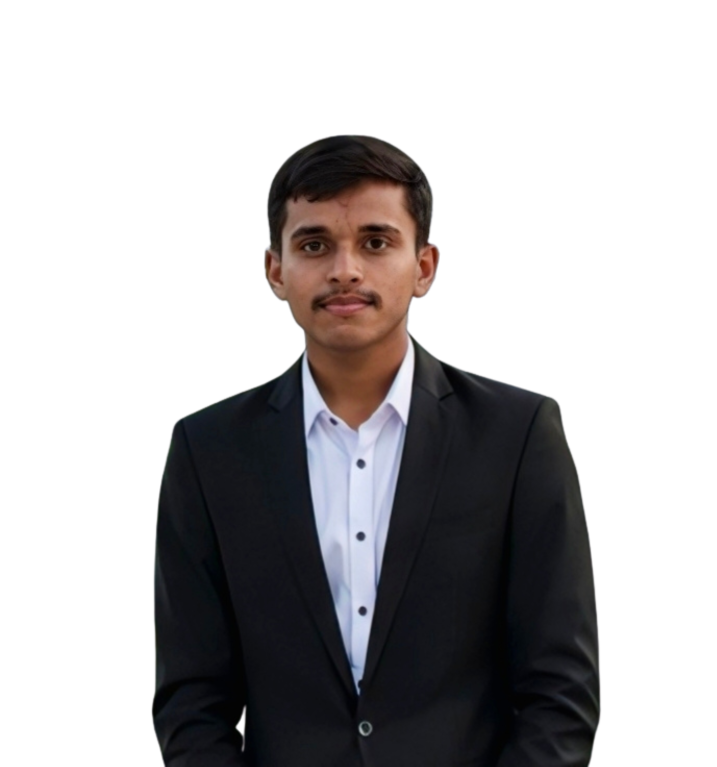
#> input picture Image 1.png, 2150 x 2300 px, found by its file name (shown at 1/3 size)
$ python generate_assets.py
#> lines starting #> are read from the running program, lines starting #| are printed output that depends on the picture; after the words box and inside, x2 and y2 are one past the last pixel; in counts of white or black regions, pixels touching at a corner belong together
import sys
sys.path.insert(0, r"E:\python_libs")
import os
from PIL import Image, ImageDraw, ImageFilter
import numpy as np

PUBLIC_DIR = r"E:\Freelance\3D2 portfolio\public"

# ── 1. Fix transparent profile image ──────────────────────────────────────────
print("Processing profile image...")
img = Image.open(r"E:\Freelance\3D2 portfolio\Image 1.png").convert("RGBA")
data = np.array(img, dtype=np.float64)
r, g, b, a = data[:,:,0], data[:,:,1], data[:,:,2], data[:,:,3]
#> a: shape (2300, 2150) float64; every value is 255
# Remove white/near-white background
white = (r > 240) & (g > 240) & (b > 240)
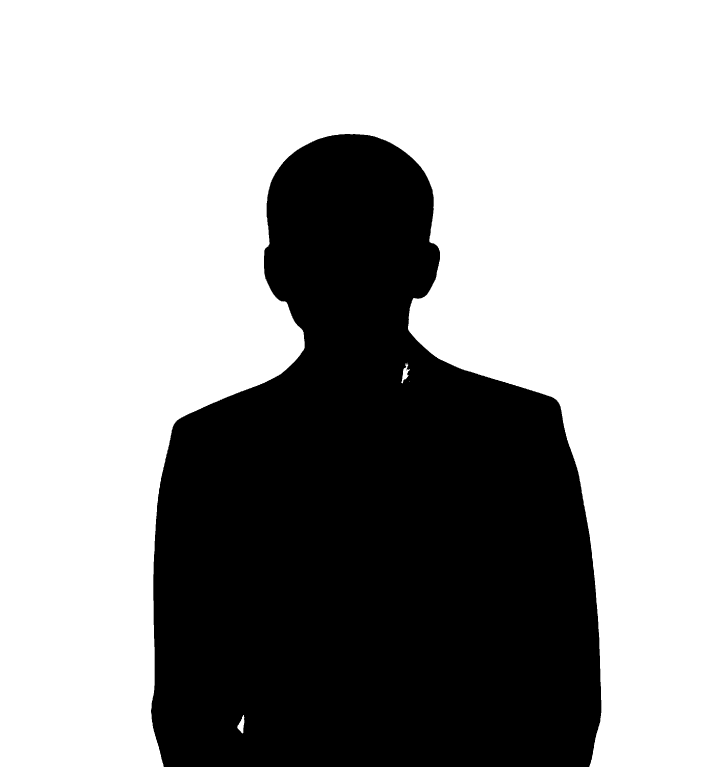
#> white: shape (2300, 2150) bool (shown at 1/3 size); 63.8% white; 1 black region, box (x1, y1, x2, y2) and area: (453, 402, 1804, 2300) 1788970
data[:, :, 3][white] = 0
# Feather edges
near = (r > 200) & (g > 200) & (b > 200) & (~white)
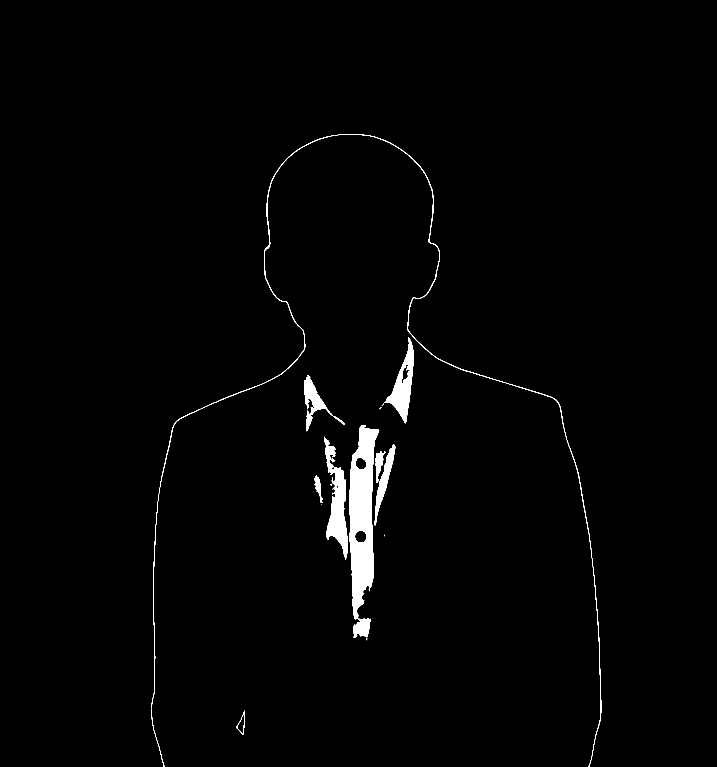
#> near: shape (2300, 2150) bool (shown at 1/3 size); 1.4% white; 22 white regions (11 under 20 px), largest, box (x1, y1, x2, y2) and area: (1048, 1275, 1138, 1913) 32985, (972, 1310, 1043, 1680) 11064, (455, 402, 1804, 2300) 8217
bright = (r[near] + g[near] + b[near]) / 3.0
data[:, :, 3][near] = np.clip(((255.0 - bright) / 55.0) * 255.0, 0, 255)
out = Image.fromarray(data.astype(np.uint8))
out.save(os.path.join(PUBLIC_DIR, "profile-transparent.png"), "PNG")
print("  ✓ profile-transparent.png saved")


# ── 2. Priora dashboard background ───────────────────────────────────────────
print("Creating Priora background...")
W, H = 1200, 700
img = Image.new("RGB", (W, H), "#050810")
#> img: PIL image 1200x700 RGB
draw = ImageDraw.Draw(img)

# Gradient base
for y in range(H):
    t = y / H
    r_v = int(5 + 8*t)
    g_v = int(8 + 12*t)
    b_v = int(16 + 25*t)
    draw.line([(0,y),(W,y)], fill=(r_v, g_v, b_v))

# Blue glow blobs
glow_img = Image.new("RGBA", (W, H), (0,0,0,0))
#> glow_img: PIL image 1200x700 RGBA; every value is 0
gd = ImageDraw.Draw(glow_img)
# Left glow
for r_off in range(200, 0, -20):
    alpha = int(15 * (1 - r_off/200))
    gd.ellipse([100-r_off, 180-r_off, 100+r_off, 180+r_off], fill=(30, 100, 255, alpha))
# Right glow
for r_off in range(180, 0, -20):
    alpha = int(12 * (1 - r_off/180))
    gd.ellipse([900-r_off, 400-r_off, 900+r_off, 400+r_off], fill=(80, 40, 200, alpha))
glow_blurred = glow_img.filter(ImageFilter.GaussianBlur(radius=60))
img.paste(Image.alpha_composite(img.convert("RGBA"), glow_blurred).convert("RGB"))

# UI grid lines
draw = ImageDraw.Draw(img)
for x in range(0, W, 60):
    draw.line([(x, 0), (x, H)], fill=(255, 255, 255, 8), width=1)
for y in range(0, H, 60):
    draw.line([(0, y), (W, y)], fill=(255, 255, 255, 8), width=1)

# Dashboard panel rects
panels = [
    (40, 60, 320, 200, (20, 60, 120)),
    (340, 60, 700, 200, (15, 50, 110)),
    (720, 60, 1160, 200, (18, 55, 115)),
    (40, 220, 700, 420, (12, 45, 105)),
    (720, 220, 1160, 420, (16, 52, 112)),
    (40, 440, 460, 640, (14, 48, 108)),
    (480, 440, 1160, 640, (13, 46, 106)),
]
for (x1,y1,x2,y2,col) in panels:
    panel_img = Image.new("RGBA", (x2-x1, y2-y1), col+(60,))
    img.paste(Image.alpha_composite(
        Image.new("RGBA", (x2-x1, y2-y1), (0,0,0,0)), panel_img
    ).convert("RGB"), (x1,y1))
    draw.rectangle([x1,y1,x2,y2], outline=(40,120,255,80), width=1)
#> this loop made 7 passes
#> pass 1, `panel_img = Image.new("RGBA", (x2-x1, y2-y1), col+(60,))`:
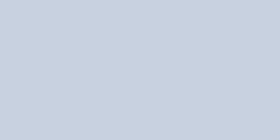
#> panel_img: PIL image 280x140 RGBA; mean R, G, B, A 20, 60, 120, 60; transparent parts drawn white
#> after the loop:
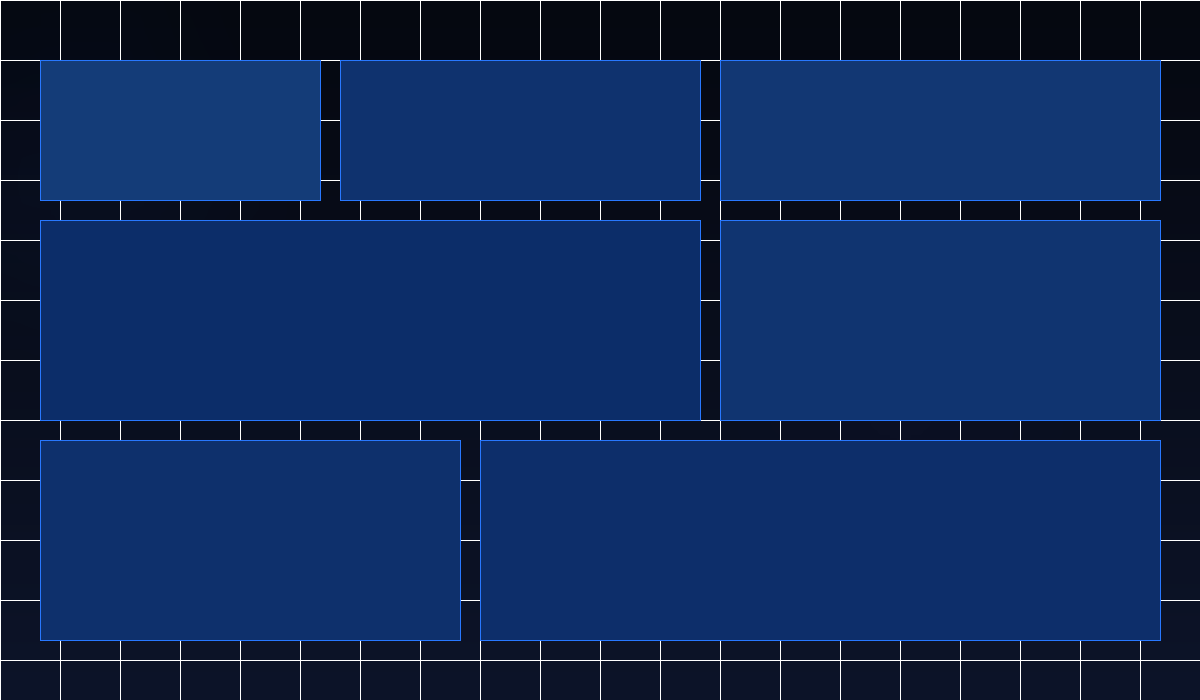
#> img: PIL image 1200x700 RGB; mean R, G, B 15.1, 41.6, 89.1

# Simulated bar chart
bar_x = 60
for i, h_bar in enumerate([80, 120, 60, 140, 100, 90, 130]):
    bx = 480 + i * 90
    draw.rectangle([bx, 540-h_bar, bx+50, 540], fill=(40, 120, 255))

img.save(os.path.join(PUBLIC_DIR, "priora-bg.png"), "PNG")
print("  ✓ priora-bg.png saved")


# ── 3. Aegis security background ─────────────────────────────────────────────
print("Creating Aegis background...")
img = Image.new("RGB", (W, H), "#050808")
draw = ImageDraw.Draw(img)
for y in range(H):
    t = y / H
    draw.line([(0,y),(W,y)], fill=(int(5+10*t), int(5+5*t), int(8+8*t)))

glow_img = Image.new("RGBA", (W, H), (0,0,0,0))
gd = ImageDraw.Draw(glow_img)
for r_off in range(250, 0, -20):
    alpha = int(18 * (1 - r_off/250))
    gd.ellipse([200-r_off, 200-r_off, 200+r_off, 200+r_off], fill=(200, 40, 40, alpha))
for r_off in range(180, 0, -20):
    alpha = int(14 * (1 - r_off/180))
    gd.ellipse([1000-r_off, 350-r_off, 1000+r_off, 350+r_off], fill=(200, 100, 20, alpha))
glow_blurred = glow_img.filter(ImageFilter.GaussianBlur(radius=70))
img.paste(Image.alpha_composite(img.convert("RGBA"), glow_blurred).convert("RGB"))

draw = ImageDraw.Draw(img)
for x in range(0, W, 50):
    draw.line([(x, 0), (x, H)], fill=(255,255,255,5), width=1)

# Risk heatmap cells
colors = [(200,40,40), (220,100,20), (200,40,40), (180,30,30), (220,100,20),
          (160,160,20), (220,100,20), (200,40,40), (180,30,30), (160,160,20)]
for idx, col in enumerate(colors):
    cx = 80 + (idx % 5) * 120
    cy = 120 + (idx // 5) * 100
    heat_img = Image.new("RGBA", (100, 80), col+(100,))
    img.paste(Image.alpha_composite(Image.new("RGBA",(100,80),(0,0,0,0)), heat_img).convert("RGB"), (cx,cy))
    draw.rectangle([cx,cy,cx+100,cy+80], outline=(*col,120), width=1)
#> this loop made 10 passes
#> pass 1, `heat_img = Image.new("RGBA", (100, 80), col+(100,))`:
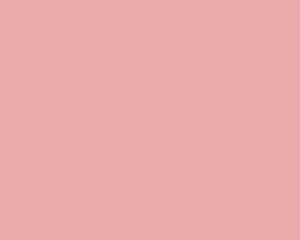
#> heat_img: PIL image 100x80 RGBA (shown 3 times larger); mean R, G, B, A 200, 40, 40, 100; transparent parts drawn white
#> after the loop:
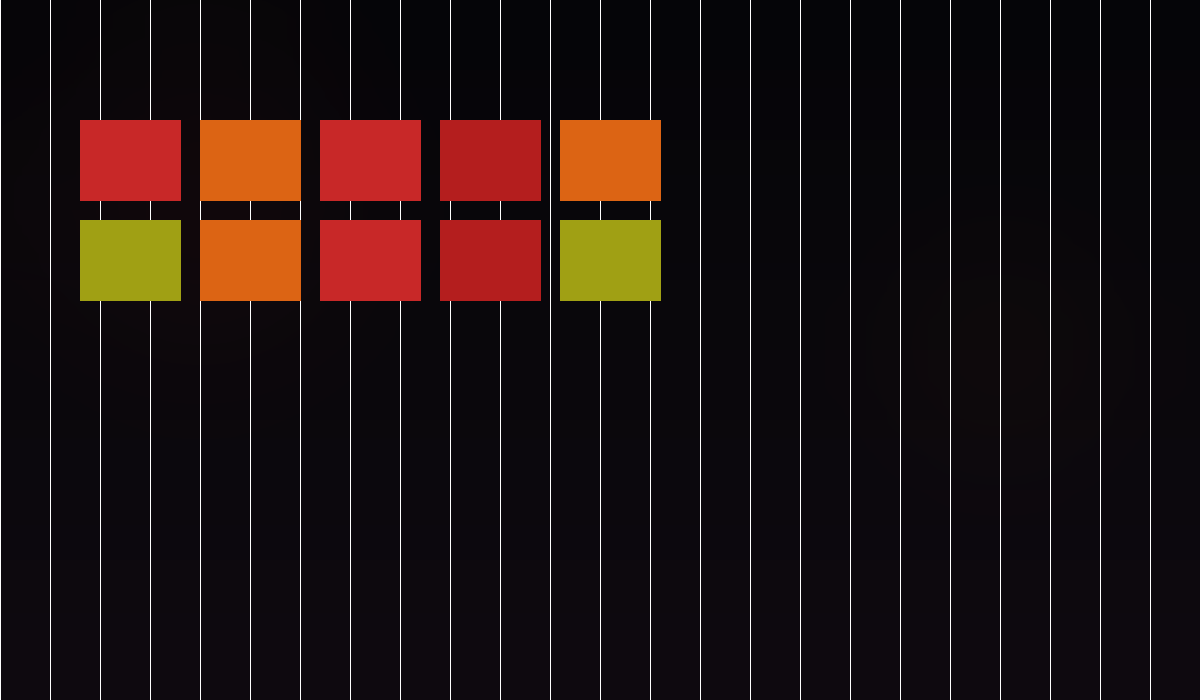
#> img: PIL image 1200x700 RGB; mean R, G, B 32.7, 18.8, 17.7

# Alert sidebar
for i, col in enumerate([(200,40,40), (220,100,20), (160,160,20), (40,160,40)]):
    draw.rectangle([750, 80+i*80, 1160, 140+i*80], fill=(col[0]//6, col[1]//6, col[2]//6))
    draw.rectangle([750, 80+i*80, 762, 140+i*80], fill=col)

img.save(os.path.join(PUBLIC_DIR, "aegis-bg.png"), "PNG")
print("  ✓ aegis-bg.png saved")


# ── 4. Builder canvas background ─────────────────────────────────────────────
print("Creating Builder background...")
img = Image.new("RGB", (W, H), "#040609")
draw = ImageDraw.Draw(img)
for y in range(H):
    t = y / H
    draw.line([(0,y),(W,y)], fill=(int(4+6*t), int(6+8*t), int(9+14*t)))

glow_img = Image.new("RGBA", (W, H), (0,0,0,0))
gd = ImageDraw.Draw(glow_img)
for r_off in range(220, 0, -20):
    alpha = int(16 * (1 - r_off/220))
    gd.ellipse([350-r_off, 300-r_off, 350+r_off, 300+r_off], fill=(20, 180, 180, alpha))
for r_off in range(160, 0, -20):
    alpha = int(14 * (1 - r_off/160))
    gd.ellipse([900-r_off, 200-r_off, 900+r_off, 200+r_off], fill=(120, 40, 200, alpha))
glow_blurred = glow_img.filter(ImageFilter.GaussianBlur(radius=65))
img.paste(Image.alpha_composite(img.convert("RGBA"), glow_blurred).convert("RGB"))

draw = ImageDraw.Draw(img)
# Dot grid
for x in range(30, W, 40):
    for y in range(30, H, 40):
        draw.ellipse([x-1, y-1, x+1, y+1], fill=(255,255,255,30))

# Node circles
nodes = [(150,200), (350,150), (550,280), (350,380), (750,180), (900,300), (700,420), (1050,200)]
for (nx, ny) in nodes:
    draw.ellipse([nx-18,ny-18,nx+18,ny+18], fill=(15,50,70), outline=(20,200,200,180), width=2)
    draw.ellipse([nx-6,ny-6,nx+6,ny+6], fill=(20,200,200))

# Connection lines
connections = [(0,1),(1,2),(2,3),(1,3),(4,5),(5,6),(4,6),(5,7)]
node_colors = [(20,200,200), (120,40,200)]
for i,(a_i,b_i) in enumerate(connections):
    ax,ay = nodes[a_i]; bx,by = nodes[b_i]
    draw.line([(ax,ay),(bx,by)], fill=node_colors[i%2]+(120,), width=2)

img.save(os.path.join(PUBLIC_DIR, "builder-bg.png"), "PNG")
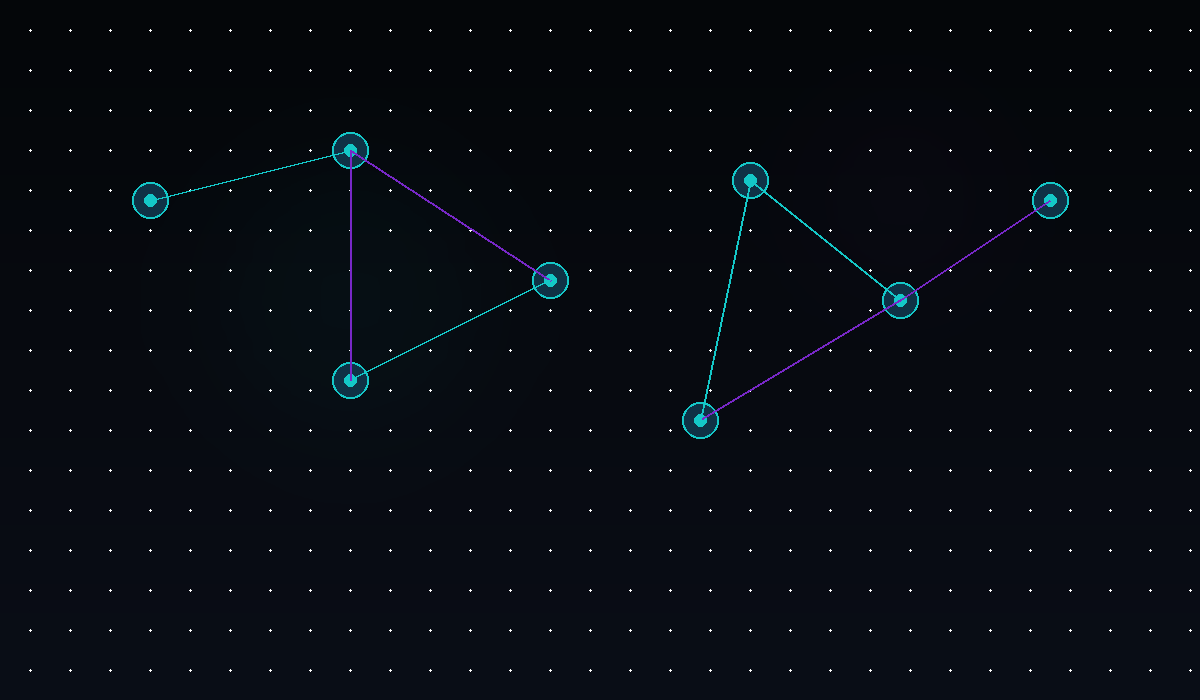
#> saved as builder-bg.png: PIL image 1200x700 RGB; mean R, G, B 7.7, 11.8, 18.3
print("  ✓ builder-bg.png saved")

print("\n✅ All assets generated!")
